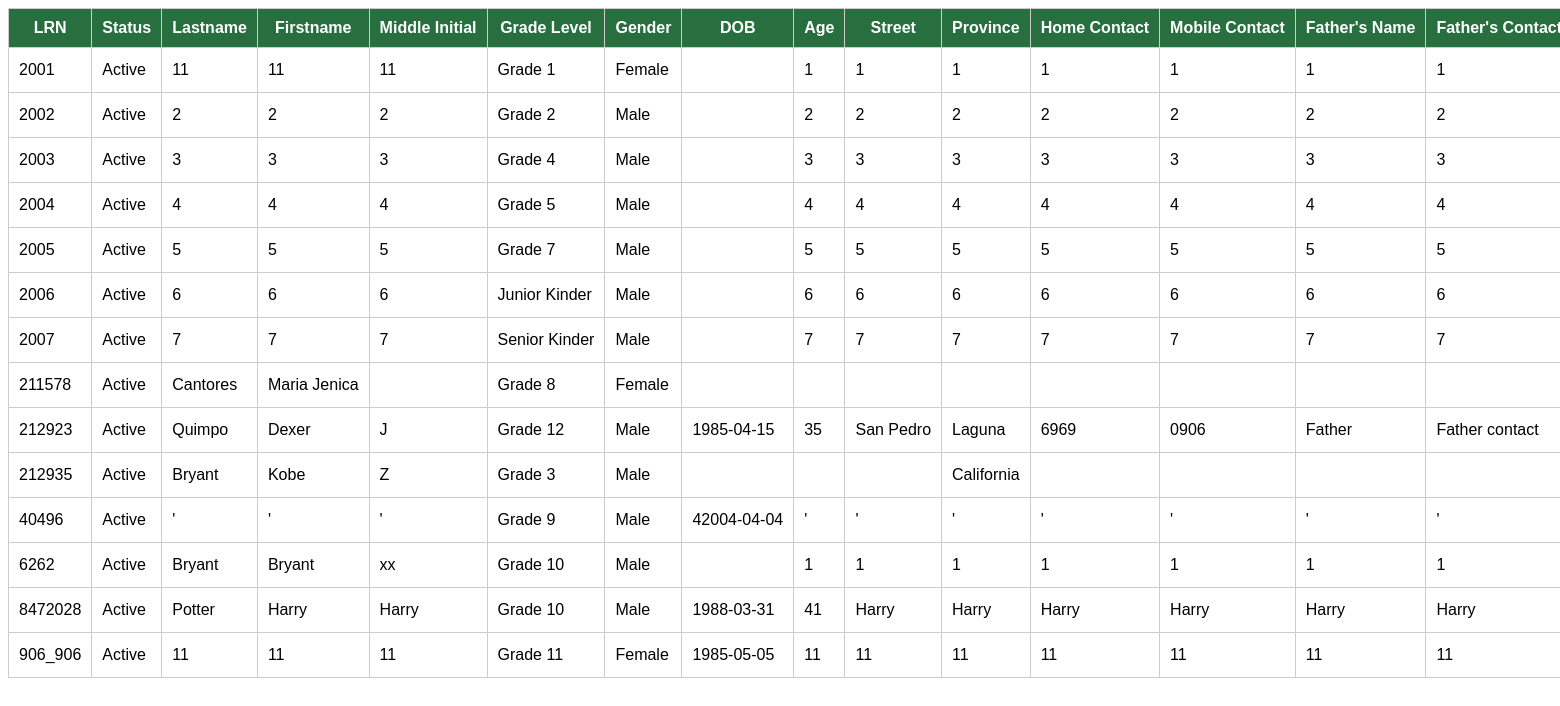
Page /fetch-classgreatland.php on the committed database.
### tables this page shows
CREATE TABLE `masterlist` (
  `Student_No` varchar(500) NOT NULL,
  `Status` varchar(500) DEFAULT NULL,
  `Last_name` varchar(500) DEFAULT NULL,
  `First_name` varchar(500) DEFAULT NULL,
  `Middle_initial` varchar(500) DEFAULT NULL,
  `Gender` varchar(500) DEFAULT NULL,
  `Grade_level` varchar(500) DEFAULT NULL,
  `Date_of_birth` varchar(500) DEFAULT NULL,
  `Age` varchar(500) DEFAULT NULL,
  `Street` varchar(500) DEFAULT NULL,
  `Province` varchar(500) DEFAULT NULL,
  `Home_contact_No` varchar(500) DEFAULT NULL,
  `Mobile_No` varchar(500) DEFAULT NULL,
  `LRN` varchar(500) DEFAULT NULL,
  `Fathers_name` varchar(500) DEFAULT NULL,
  `Fathers_contact_No` varchar(500) DEFAULT NULL,
  `Fathers_email` varchar(500) DEFAULT NULL,
  `Mothers_name` varchar(500) DEFAULT NULL,
  `Mothers_contact_No` varchar(500) DEFAULT NULL,
  `Mothers_email` varchar(500) DEFAULT NULL,
  `Guardians_name` varchar(500) DEFAULT NULL,
  `Relationship_with_student` varchar(500) DEFAULT NULL,
  `Guardians_contact_No` varchar(500) DEFAULT NULL,
  `Guardians_email` varchar(500) DEFAULT NULL,
  `pic` varchar(500) DEFAULT NULL,
  `existing_folder` varchar(500) DEFAULT 'N',
  `Remarks` varchar(500) DEFAULT NULL,
  PRIMARY KEY (`Student_No`),
  UNIQUE KEY `Student_No_UNIQUE` (`Student_No`)
);

### fetch-classgreatland.php (the view, shortened to what this page needs)
<?php
$connect = mysqli_connect("localhost", "root", "ieti19", "greatland_db");
$output = '';
	$results = "SELECT * FROM masterlist WHERE Status = 'Active'";
$result = mysqli_query($connect, $results);
if(mysqli_num_rows($result) > 0)
{
	$output .= '<table class="table sticky" style="white-space: nowrap;">';
	$output .= '	<thead>
		<tr>
			<th>LRN</th>
			<th>Status</th>
			<th>Lastname</th>
			<th>Firstname</th>
			<th>Middle Initial</th>
			<th>Grade Level</th>
			<th>Gender</th>
			<th>DOB</th>
			<th>Age</th>
			<th>Street</th>
			<th>Province</th>
			<th>Home Contact</th>
			<th>Mobile Contact</th>
			<th>Father\'s Name</th>
			<th>Father\'s Contact</th>
			<th>Father\'s Email</th>
			<th>Mother\'s Name</th>
			<th>Mother\'s Contact</th>
			<th>Mother\'s Email</th>
			<th>Existing Folder</th>
			<th colspan="2">Action</th>
		</tr>
	</thead>';
	while($row = mysqli_fetch_array($result))
	{
		$output .= '
			<tr>
			<td>'.$row["Student_No"].'</td>
			<td>'.$row["Status"].'</td>
			<td>'.$row["Last_name"].'</td>
			<td>'.$row["First_name"].'</td>
			<td>'.$row["Middle_initial"].'</td>
			<td>'.$row["Grade_level"].'</td>
			<td>'.$row["Gender"].'</td>
			<td>'.$row["Date_of_birth"].'</td>
			<td>'.$row["Age"].'</td>
			<td>'.$row["Street"].'</td>
			<td>'.$row["Province"].'</td>
			<td>'.$row["Home_contact_No"].'</td>
			<td>'.$row["Mobile_No"].'</td>
			<td>'.$row["Fathers_name"].'</td>
			<td>'.$row["Fathers_contact_No"].'</td>
			<td>'.$row["Fathers_email"].'</td>
			<td>'.$row["Mothers_name"].'</td>
			<td>'.$row["Mothers_contact_No"].'</td>
			<td>'.$row["Mothers_email"].'</td>
			<td>'.$row["existing_folder"].'</td>
			<td>
				<a class = "edit_btn" href="studentprofile.php?edit='.$row["Student_No"].'">Edit</a>
			</td>
			<td>
				<a href="foldercreation.php?editzz='.$row["Student_No"].'"><img src="settings.jpg"></a>
			</td>
			</tr>
		'
		;
	}
	$output .= '</table>';
	echo $output;
}
else
{
	echo 'Data Not Found';
}
?>

### fetch-classgreatland.php (style rules this page uses)
.table { font-family: sans-serif; border-collapse: collapse; font-size: 16px; background-color:white; }
.table th, .table td { padding: 10px; border: 1px solid #cccccc; background-color:white; }
.table th { background: rgb(40,111,63); color: #ffffff; }
.table.sticky th { position: sticky; top: 0; }

### rows in the picture
masterlist: Student_No "2001", Status "Active", Last_name "11", First_name "11", Middle_initial "11", Grade_level "Grade 1", Gender "Female", Age "1", Street "1", Province "1", Home_contact_No "1", Mobile_No "1", Fathers_name "1", Fathers_contact_No "1"
masterlist: Student_No "2002", Status "Active", Last_name "2", First_name "2", Middle_initial "2", Grade_level "Grade 2", Gender "Male", Age "2", Street "2", Province "2", Home_contact_No "2", Mobile_No "2", Fathers_name "2", Fathers_contact_No "2"
masterlist: Student_No "2003", Status "Active", Last_name "3", First_name "3", Middle_initial "3", Grade_level "Grade 4", Gender "Male", Age "3", Street "3", Province "3", Home_contact_No "3", Mobile_No "3", Fathers_name "3", Fathers_contact_No "3"
masterlist: Student_No "2004", Status "Active", Last_name "4", First_name "4", Middle_initial "4", Grade_level "Grade 5", Gender "Male", Age "4", Street "4", Province "4", Home_contact_No "4", Mobile_No "4", Fathers_name "4", Fathers_contact_No "4"
masterlist: Student_No "2005", Status "Active", Last_name "5", First_name "5", Middle_initial "5", Grade_level "Grade 7", Gender "Male", Age "5", Street "5", Province "5", Home_contact_No "5", Mobile_No "5", Fathers_name "5", Fathers_contact_No "5"
masterlist: Student_No "2006", Status "Active", Last_name "6", First_name "6", Middle_initial "6", Grade_level "Junior Kinder", Gender "Male", Age "6", Street "6", Province "6", Home_contact_No "6", Mobile_No "6", Fathers_name "6", Fathers_contact_No "6"
masterlist: Student_No "2007", Status "Active", Last_name "7", First_name "7", Middle_initial "7", Grade_level "Senior Kinder", Gender "Male", Age "7", Street "7", Province "7", Home_contact_No "7", Mobile_No "7", Fathers_name "7", Fathers_contact_No "7"
masterlist: Student_No "211578", Status "Active", Last_name "Cantores", First_name "Maria Jenica", Grade_level "Grade 8", Gender "Female"
masterlist: Student_No "212923", Status "Active", Last_name "Quimpo", First_name "Dexer", Middle_initial "J", Grade_level "Grade 12", Gender "Male", Date_of_birth "1985-04-15", Age "35", Street "San Pedro", Province "Laguna", Home_contact_No "6969", Mobile_No "0906", Fathers_name "Father", Fathers_contact_No "Father contact"
masterlist: Student_No "212935", Status "Active", Last_name "Bryant", First_name "Kobe", Middle_initial "Z", Grade_level "Grade 3", Gender "Male", Province "California"
masterlist: Student_No "40496", Status "Active", Last_name "'", First_name "'", Middle_initial "'", Grade_level "Grade 9", Gender "Male", Date_of_birth "42004-04-04", Age "'", Street "'", Province "'", Home_contact_No "'", Mobile_No "'", Fathers_name "'", Fathers_contact_No "'"
masterlist: Student_No "6262", Status "Active", Last_name "Bryant", First_name "Bryant", Middle_initial "xx", Grade_level "Grade 10", Gender "Male", Age "1", Street "1", Province "1", Home_contact_No "1", Mobile_No "1", Fathers_name "1", Fathers_contact_No "1"
masterlist: Student_No "8472028", Status "Active", Last_name "Potter", First_name "Harry", Middle_initial "Harry", Grade_level "Grade 10", Gender "Male", Date_of_birth "1988-03-31", Age "41", Street "Harry", Province "Harry", Home_contact_No "Harry", Mobile_No "Harry", Fathers_name "Harry", Fathers_contact_No "Harry"
masterlist: Student_No "906_906", Status "Active", Last_name "11", First_name "11", Middle_initial "11", Grade_level "Grade 11", Gender "Female", Date_of_birth "1985-05-05", Age "11", Street "11", Province "11", Home_contact_No "11", Mobile_No "11", Fathers_name "11", Fathers_contact_No "11"
